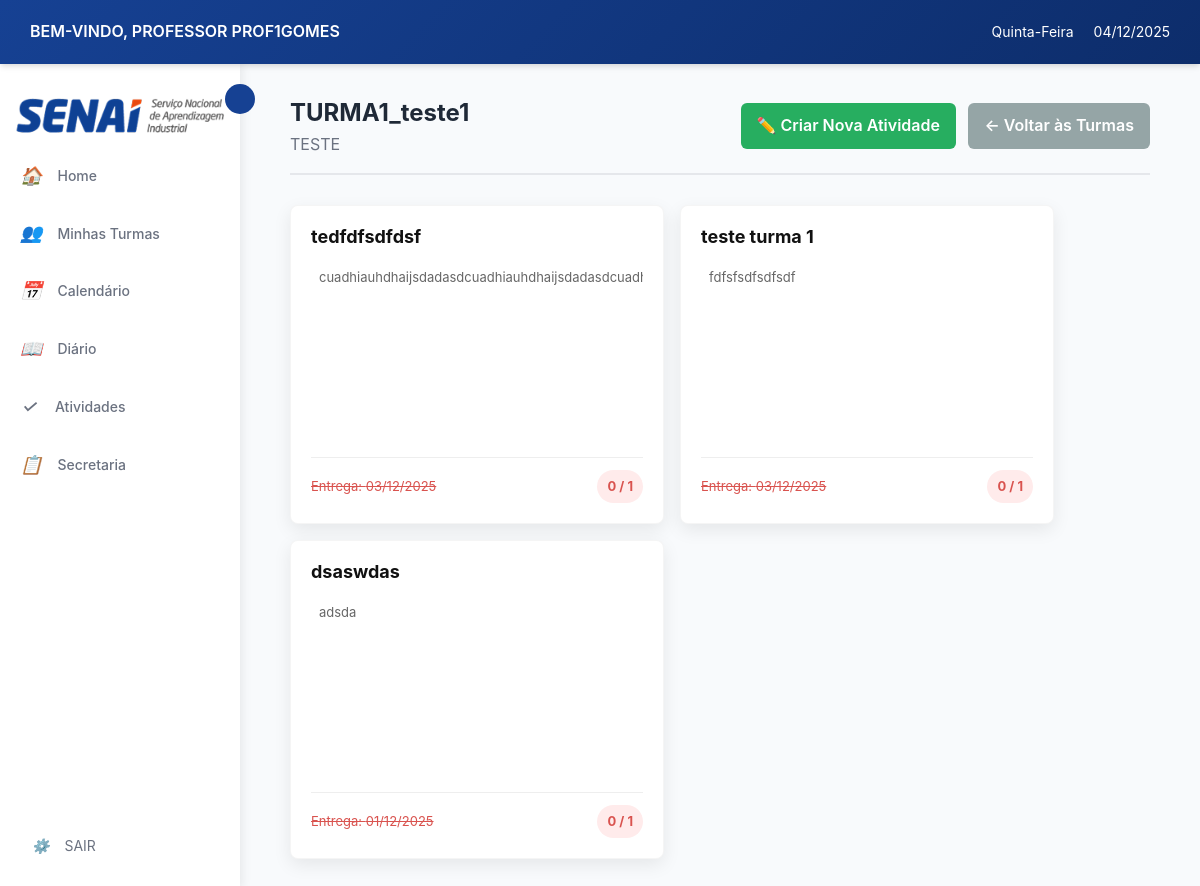
/professor/turma/1/atividades/ (signed in), run on the app's committed database.
### login/models.py (models this page shows, shortened)
class Usuario(AbstractUser):
    TIPO_USUARIO = [
        ('aluno', 'Aluno'),
        ('professor', 'Professor'),
        ('secretaria', 'Secretaria'),
    ]
    usuario_id = models.AutoField(primary_key=True)
    nome = models.CharField('Nome', max_length=100, blank=True, null=True)
    sobrenome = models.CharField('Sobrenome', max_length=100, blank=True, null=True)
    email = models.EmailField('E-mail', unique=True, default=None)
    data_nascimento = models.DateField('Data de Nascimento', blank=True, null=True)
    contato = models.CharField(max_length=20, unique=True, blank=True, null=True)
    cpf = models.CharField(max_length=14, unique=True, blank=True, null=True)
    endereco = models.TextField('Endereço', blank=True, null=True)
    tipo = models.CharField(max_length=10, choices=TIPO_USUARIO)
    USERNAME_FIELD = 'email'
    REQUIRED_FIELDS = ['nome','sobrenome','cpf', 'tipo', 'username' ]
    class Meta:
        db_table = 'Usuario'

### cursos/models.py (models this page shows, shortened)
class Turma(models.Model):
    TIPO_AULA = [
        ('presencial', 'Presencial'),
        ('semi', 'Semi-presencial'),
        ('ead', 'EAD'),
    ]
    turma_id = models.AutoField(primary_key=True)
    nome = models.CharField(max_length=100, null=True, blank=True)
    curso = models.ForeignKey(Curso, on_delete=models.CASCADE)
    professor = models.ForeignKey('login.professor', on_delete=models.SET_NULL,  # Ou models.SET_DEFAULT
        null=True,                  # Permite NULL
        blank=True,
        default=None)
    data_inicio = models.DateField()
    data_fim = models.DateField( null=True, blank=True)
    dias_semana = models.CharField(max_length=50)
    entrada_horas = models.CharField(max_length=100, null=True, blank=True)
    saida_horas = models.CharField(max_length=100, null=True, blank=True)
    tipo = models.CharField(max_length=10, choices=TIPO_AULA)
    status = models.BooleanField(default=True)
    class Meta:
        db_table = 'Turma'

class Curso(models.Model):
    nome = models.CharField(max_length=150, unique=True, verbose_name="Nome do Curso", default="Sem Nome")
    descricao = models.TextField(blank=True, verbose_name="Descrição")
    carga_horaria = models.PositiveIntegerField(verbose_name="Carga Horária (h)", default=40)
    ativo = models.BooleanField(default=True, verbose_name="Ativo")
    disciplinas = models.ManyToManyField('Disciplina', through='GradeCurricular', blank=True, related_name='cursos')
    class Meta:
        verbose_name = "curso"
        verbose_name_plural = "cursos"
        ordering = ["nome"]

### atividades/models.py (models this page shows)
class Atividade(models.Model):
    TIPO_ARQUIVO = [
        ('pdf', 'PDF'),
        ('doc', 'DOC'),
        ('docx', 'DOCX'),
        ('imagem', 'Imagem'),
        ('outro', 'Outro'),
    ]
    atividade_id = models.AutoField(primary_key=True)
    turma = models.ForeignKey('cursos.Turma', on_delete=models.CASCADE)
    tipo = models.ForeignKey(TipoAtividade, on_delete=models.SET_NULL, null=True, blank=True) # Novo campo
    titulo = models.CharField(max_length=200)
    descricao = models.TextField(blank=True, null=True)
    tipo_material = models.CharField(max_length=10, choices=TIPO_ARQUIVO, blank=True, null=True)
    url_material = models.URLField(blank=True, null=True)
    arquivo = models.FileField(upload_to='atividades_files/', blank=True, null=True)
    data_entrega = models.DateTimeField(blank=True, null=True)
    class Meta:
        db_table = 'Atividades'

### professor/views.py (the view)
# urls.py: path('turma/<int:turma_id>/atividades/', views.listar_atividades, name='listar_atividades'),
@login_required
@professor_required
def listar_atividades(request, turma_id):
    professor = Professor.objects.get(usuario=request.user)
    turma = get_object_or_404(Turma, turma_id=turma_id, professor=professor)
    atividades = Atividade.objects.filter(turma=turma).order_by('-atividade_id')
    atividades_info = []
    total_alunos = Matricula.objects.filter(turma=turma).count()
    for atividade in atividades:
        entregues_qs = AtividadeEntregue.objects.filter(atividade=atividade)
        entregues_count = entregues_qs.count()
        hoje = timezone.now().date()
        data_entrega = None
        if atividade.data_entrega:
            if isinstance(atividade.data_entrega, datetime.datetime):
                data_entrega = atividade.data_entrega.date()
            else:
                data_entrega = atividade.data_entrega
        atrasada = data_entrega and data_entrega < hoje
        atividades_info.append({
            'atividade': atividade,
            'entregues_count': entregues_count,
            'total_alunos': total_alunos,
            'atrasada': atrasada,      # <- adicionamos isso
        })
    context = {
        'turma': turma,
        'atividades_info': atividades_info
    }
    return render(request, 'professor/listar_atividades.html', context)

### professor/templates/professor/listar_atividades.html (shortened to what this page needs)
{% extends 'professor/base.html' %}
{% load static %}
{% block content %}
<div class="dashboard-container">
    <div class="content-header" style="display: flex; justify-content: space-between; align-items: center; ">
        <div class="content">
            <h2>{{ turma.nome }}</h2>
            <p class="text-muted">{{ turma.curso.descricao }}</p>
        </div>
        <div>
            <a href="{% url 'atividades:adicionar_atividade' %}?turma={{ turma.turma_id }}" class="btn-primary-green">
                ✏️ Criar Nova Atividade
            </a>
            <a href="{% url 'professor:turmas_por_curso' turma.curso.id %}" class="btn-secondary-gray">
                ← Voltar às Turmas
            </a>
        </div>
    </div>
    {% if atividades_info %}
    <div class="atividades-container">
        {% for info in atividades_info %}
        {% with atividade=info.atividade %}
        <a href="{% url 'professor:atividade_detalhe' turma.turma_id atividade.atividade_id %}" class="atividade-card-link">
            <div class="atividade-card">
                <div class="atividade-card-top">
                    <h3 class="atividade-card-titulo">{{ atividade.titulo }}</h3>
                    <p class="atividade-card-descricao">{{ atividade.descricao }}</p>
                </div>
                <div class="atividade-card-bottom">
                    <small class="atividade-card-data {% if info.atrasada %}data-atrasada{% endif %}">
                        Entrega: {% if atividade.data_entrega %}{{ atividade.data_entrega|date:"d/m/Y" }}{% else %}—{% endif %}
                    </small>
                    <span class="atividade-card-badge {% if info.atrasada %}badge-atrasada{% endif %}">
                        {{ info.entregues_count }} / {{ info.total_alunos }}
                    </span>
                </div>
            </div>
        </a>
        {% endwith %}
        {% endfor %}
    </div>
    {% endif %}
</div>
{% endblock %}

### professor/templates/professor/base.html (shortened to what this page needs)
{% load static %}
<!DOCTYPE html>
<html lang="pt-br">
<head>
    <link rel="stylesheet" href="{% static 'professor/css/style.css' %}">
</head>
<body>
    <header class="header">
        <div class="header-left">
            <span class="welcome-text">BEM-VINDO, PROFESSOR {{ user.get_full_name|default:user.username|upper }}</span>
        </div>
        <div class="header-right">
            <span class="weekday" id="currentWeekday"></span>
            <span class="date" id="currentDate"></span>
        </div>
    </header>
    <main class="main-container">
        <aside class="sidebar" id="sidebar">
            <img src="{% static 'professor/img/senai_logo.png' %}" alt="SENAI" id="senai-logo-sidebar">
            <button class="sidebar-toggle" id="sidebarToggle"></button>
            <ul class="sidebar-menu">
                <li>
                    <a href="{% url 'professor:home' %}">
                        <i>🏠</i>
                        <span>Home</span>
                    </a>
                </li>
                <li>
                    <a href="{% url 'professor:listar_cursos' %}">
                        <i>👥</i>
                        <span>Minhas Turmas</span>
                    </a>
                </li>
                <li>
                    <a href="{% url 'professor:calendario' %}">
                        <i>📅</i>
                        <span>Calendário</span>
                    </a>
                </li>
                <li>
                    <a href="{% url 'diario:lista_turmas_diario' %}">
                        <i>📖</i>
                        <span>Diário</span>
                    </a>
                </li>
                <li>
                    <a href="{% url 'atividades:home' %}">
                        <i>✓</i>
                        <span>Atividades</span>
                    </a>
                </li>
                <li>
                    <a href="{% url 'solicitacao:solicitacaoList' %}">
                        <i>📋</i>
                        <span>Secretaria</span>
                    </a>
                </li>
            </ul>
            <div class="sidebar-footer">
                <a href="{% url 'logout' %}">
                    <i>⚙️</i>
                    <span>SAIR</span>
                </a>
            </div>
        </aside>
        <div class="content-area">
            {% block content %}
            {% endblock %}
        </div>
    </main>
</body>
</html>

### professor/static/professor/css/style.css (style rules this page uses)
:root { --azul-principal: #164193; --azul-escuro: #0d2d6b; --azul-claro: #3D7AFF; --azul-suave: #E8EFFD; --azul: #164193; --laranja: #E7490F; --laranja-claro: #ff6b35; --cinza-escuro: #1F2937; --cinza-medio: #6B7280; --cinza-claro: #9CA3AF; --cinza-borda: #E5E7EB; --bg-claro: #F8FAFC; --branco: #FFFFFF; --verde: #27ae60; --vermelho: #e74c3c; --amarelo: #f39c12; --sombra: 0 4px 6px -1px rgba(0, 0, 0, 0.1), 0 2px 4px -1px rgba(0, 0, 0, 0.06); --sombra-hover: 0 20px 25px -5px rgba(0, 0, 0, 0.1), 0 10px 10px -5px rgba(0, 0, 0, 0.04); }
* { margin: 0; padding: 0; box-sizing: border-box; }
body { font-family: 'Inter', 'Segoe UI', sans-serif; background-color: var(--bg-claro); color: var(--cinza-escuro); line-height: 1.6; display: flex; flex-direction: column; min-height: 100vh; }
.header { display: flex; justify-content: space-between; align-items: center; background: linear-gradient(135deg, var(--azul-principal) 0%, var(--azul-escuro) 100%); color: var(--branco); padding: 12px 30px; box-shadow: var(--sombra); position: sticky; top: 0; z-index: 100; }
.header-left { display: flex; align-items: center; gap: 0px; }
.welcome-text { font-weight: 600; font-size: 16px; }
.header-right { display: flex; align-items: center; gap: 20px; }
.weekday, .date { font-size: 14px; }
.main-container { display: flex; flex: 1; overflow: hidden; }
.sidebar { width: 240px; background-color: var(--branco); box-shadow: 2px 0 10px rgba(0, 0, 0, 0.08); display: flex; flex-direction: column; padding: 20px 0; position: relative; transition: width 0.3s ease; z-index: 90; }
.sidebar-toggle { position: absolute; right: -15px; top: 20px; background-color: var(--azul-principal); border: none; color: var(--branco); width: 30px; height: 30px; border-radius: 50%; cursor: pointer; display: flex; align-items: center; justify-content: center; font-size: 14px; transition: all 0.3s ease; z-index: 101; }
.sidebar-menu { list-style: none; padding: 0; margin-top: 0px; }
.sidebar-menu li { margin: 5px 0; }
.sidebar-menu a { display: flex; align-items: center; gap: 15px; padding: 12px 20px; color: var(--cinza-medio); text-decoration: none; transition: all 0.3s ease; font-size: 14px; font-weight: 500; }
.sidebar-menu a i { font-size: 18px; min-width: 20px; text-align: center; }
.sidebar-footer { margin-top: auto; padding: 0 20px; }
.sidebar-footer a { display: flex; align-items: center; gap: 15px; padding: 12px; color: var(--cinza-medio); text-decoration: none; transition: all 0.3s ease; font-size: 14px; border-radius: 8px; }
.content-area { flex: 1; padding: 30px; overflow-y: auto; background-color: var(--bg-claro); }
.dashboard-container { margin: 0 auto; padding: 0 20px; }
.content-header { margin-bottom: 30px; padding-bottom: 15px; border-bottom: 2px solid var(--cinza-borda); }
.content-header .text-muted { color: var(--cinza-medio); font-size: 16px; }
.text-muted { color: var(--cinza-medio) !important; }

### data on the page
Usuario: get_full_name "PROF1GOMES"
Turma: nome "TURMA1_teste1", curso.descricao "TESTE"
Atividade: atividade.titulo "tedfdfsdfdsf", atividade.descricao "cuadhiauhdhaijsdadasdcuadhiauhdhaijsdadasdc…", atividade.data_entrega "03/12/2025", entregues_count "0", total_alunos "1"
Atividade: atividade.titulo "teste turma 1", atividade.descricao "fdfsfsdfsdfsdf", atividade.data_entrega "03/12/2025", entregues_count "0", total_alunos "1"
Atividade: atividade.titulo "dsaswdas", atividade.descricao "adsda", atividade.data_entrega "01/12/2025", entregues_count "0", total_alunos "1"
